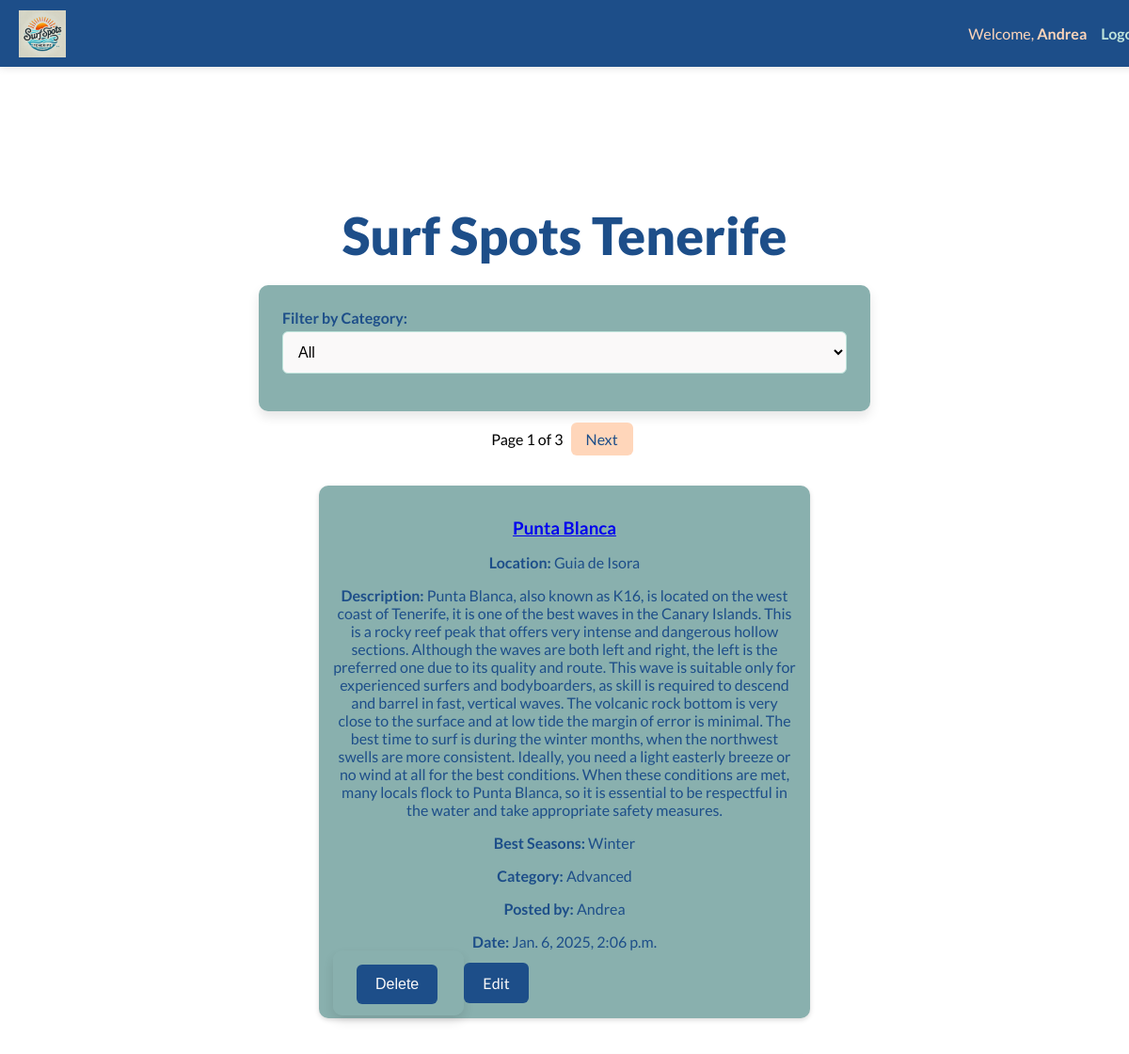
Page /users/home/ (signed in, upper part) on the earlier database version.
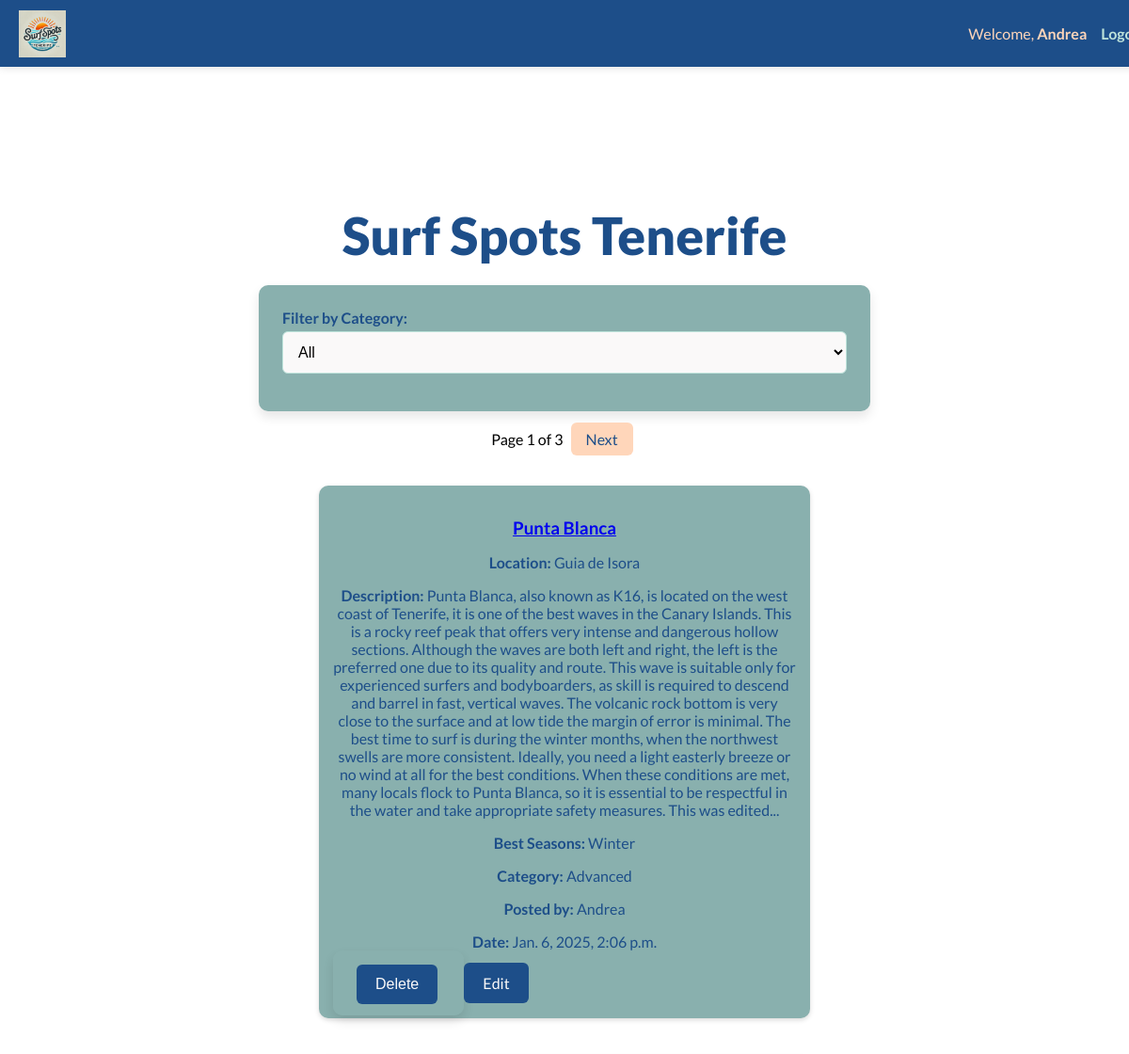
Same page on the later database version.
### users_account/models.py (models this page shows, shortened)
class SurfSpot(models.Model):
    CATEGORY_CHOICES = [
        ("Beginner", "Beginner"),
        ("Advanced", "Advanced"),
        ("For Everyone", "For Everyone"),
    ]
    title = models.CharField(max_length=50)
    location = models.CharField(max_length=50)
    description = models.TextField()
    best_seasons = models.CharField(max_length=300, blank=True, null=True)
    category = models.CharField(max_length=20, choices=CATEGORY_CHOICES, default="For Everyone") # New category field
    user = models.ForeignKey(settings.AUTH_USER_MODEL, on_delete=models.CASCADE)
    created_at = models.DateTimeField(auto_now_add=True)

class NovaUser(AbstractUser):
    pass

### users_account/views.py (the view)
# urls.py: path('home/', views.home_view, name='home'),
@login_required
def home_view(request):
    if request.method == 'POST':
        form = SurfSpotForm(request.POST)
        if form.is_valid():
            surf_spot = form.save(commit=False)
            surf_spot.user = request.user
            surf_spot.save()
            messages.success(request, "Surf spot created successfully!")
            return redirect('home')
        else:
            print(form.errors) #debugging
    else:
        form = SurfSpotForm()
    selected_category = request.GET.get('category')
    print(f"Raw selected category: {selected_category}")
    if selected_category:
        surf_spots_list = SurfSpot.objects.filter(category=selected_category).order_by('-created_at')
        print(f"Selected category: {selected_category}, Surf spots found: {surf_spots_list.count()}") #debugging
    else:
        surf_spots_list = SurfSpot.objects.all().order_by('-created_at')
        print(f"No category selected, Total surf spots: {surf_spots_list.count()}") #debugging
    paginator = Paginator(surf_spots_list, 5) # ensured that is set to 5
    page_number = request.GET.get('page')
    surf_spots = paginator.get_page(page_number)
    return render(request, 'users_account/home.html', {
        'form': form,
        'surf_spots': surf_spots,
        'selected_category': selected_category,
    })

### users_account/forms.py (shortened to what this page needs)
class SurfSpotForm(forms.ModelForm):
    class Meta:
        model = SurfSpot
        fields = ['title', 'location', 'description', 'best_seasons', 'category'] #new field
        widgets = {
            'category': forms.Select(attrs={'class': 'form-control'}),
        }

### users_account/templates/users_account/home.html (shortened to what this page needs)
{% extends 'base.html' %}
{% block content %}
<div class="main-content">
    <h1 class="main-title">Surf Spots Tenerife</h1>
    <form method="GET" action="{% url 'home' %}" class="category-filter-form">
        <label for="category">Filter by Category:</label>
        <select name="category" id="category" onchange="this.form.submit()">
            <option value="" {% if not selected_category %}selected{% endif %}>All</option>
        </select>
    </form>
    {% if surf_spots %}
    <div class="pagination">
        <span>Page {{ surf_spots.number }} of {{ surf_spots.paginator.num_pages }}</span>
        {% if surf_spots.has_next %}
        <a
            href="?page={{ surf_spots.next_page_number }}{% if selected_category %}&category={{ selected_category }}{% endif %}">Next</a>
        {% endif %}
    </div>
    <div id="surf-spots-list">
        {% for spot in surf_spots %}
        <div class="surf-spot">
            <h3><a href="{% url 'surf_spot_detail' spot.id %}">{{ spot.title }}</a></h3>
            <p><strong>Location:</strong> {{ spot.location }}</p>
            <p><strong>Description:</strong> {{ spot.description }}</p>
            <p><strong>Best Seasons:</strong> {{ spot.best_seasons }}</p>
            <p><strong>Category:</strong> {{ spot.category }}</p>
            <p><strong>Posted by:</strong> {{ spot.user.username }}</p>
            <p><strong>Date:</strong> {{ spot.created_at }}</p>
            {% if request.user.is_superuser or spot.user == request.user %}
            <form method="POST" action="{% url 'delete_post' spot.id %}" style="display:inline;">
                <button type="submit" class="delete-btn">Delete</button>
            </form>
            <a href="{% url 'edit_post' spot.id %}" class="edit-btn">Edit</a>
            {% endif %}
        </div>
        {% endfor %}
    </div>
    {% else %}
    <p>No surf spots found for the selected category.</p>
    {% endif %}
</div>
{% endblock %}

Differences in the rows shown:
changed SurfSpot "Punta Blanca": description "…take appropriate safety measures." → "…take appropriate safety measures. This was edited..."
